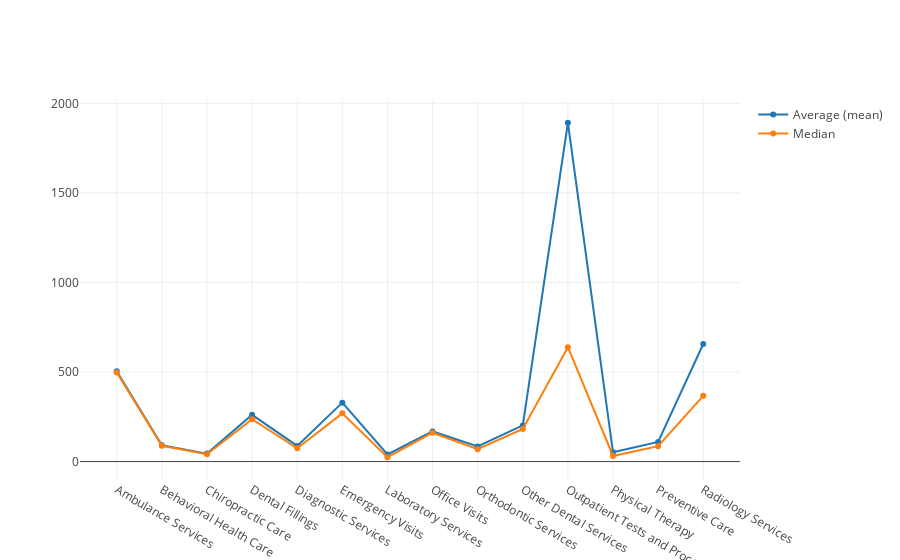

Source (notebook cell):
### Code cell
iplot(data_centroid)

### Figure 1 — Plotly figure (JSON) as saved in the notebook; plotly's stock layout.template omitted (floating-point values rounded to 4 significant figures)
{"data": [{"name": "Average (mean)", "type": "scatter", "uid": "fb45329c-f5c1-4e3a-88fb-01581c82325c", "x": ["Ambulance Services", "Behavioral Health Care", "Chiropractic Care", "Dental Fillings", "Diagnostic Services", "Emergency Visits", "Laboratory Services", "Office Visits", "Orthodontic Services", "Other Dental Services", "Outpatient Tests and Procedures", "Physical Therapy", "Preventive Care", "Radiology Services"], "y": [503.5, 90.55, 44.29, 260.7, 87.4, 328.8, 39.74, 168.1, 84.34, 201.9, 1892.0, 51.46, 109.8, 656.3]}, {"name": "Median", "type": "scatter", "uid": "2447c423-0ba9-4b76-9524-6d6aad2314af", "x": ["Ambulance Services", "Behavioral Health Care", "Chiropractic Care", "Dental Fillings", "Diagnostic Services", "Emergency Visits", "Laboratory Services", "Office Visits", "Orthodontic Services", "Other Dental Services", "Outpatient Tests and Procedures", "Physical Therapy", "Preventive Care", "Radiology Services"], "y": [497, 88, 41, 236, 74, 269, 24, 161, 69, 182, 638.5, 31, 86, 367]}], "layout": {}}
